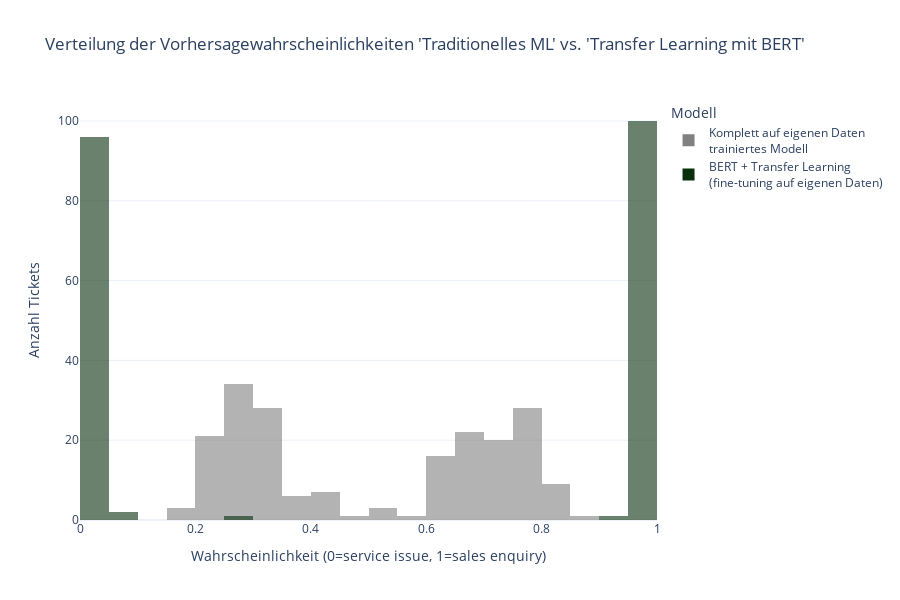

Notebook code cell kept with this figure:
### Markdown cell above
# Visualisierung der Wahrscheinlichkeiten in der Prognose
Das Fine-tuned Modell ist "sich viel sicherer"!

### Code cell
df_long = pd.DataFrame({
    "Komplett auf eigenen Daten<br>trainiertes Modell": df["baseline_prob_sales_enquiry"],
    "BERT + Transfer Learning<br>(fine-tuning auf eigenen Daten)": df["bert_prob_sales_enquiry"]
}).melt(var_name="Modell", value_name="Wahrscheinlichkeit")

fig = px.histogram(
    df_long,
    x="Wahrscheinlichkeit",
    color="Modell",
    nbins=20,
    opacity=0.6,
    barmode="overlay",
    title="Verteilung der Vorhersagewahrscheinlichkeiten 'Traditionelles ML' vs. 'Transfer Learning mit BERT'",
    color_discrete_map={'Komplett auf eigenen Daten<br>trainiertes Modell':'grey', 
                        'BERT + Transfer Learning<br>(fine-tuning auf eigenen Daten)':'#08300d'},
    height=600
)

fig.update_layout(
    xaxis_title="Wahrscheinlichkeit (0=service issue, 1=sales enquiry)",
    yaxis_title="Anzahl Tickets",
    legend_title_text="Modell",
    template="plotly_white"
)

fig.show()

### Figure 1 — Plotly figure (JSON) as saved in the notebook; plotly's stock layout.template omitted (floating-point values rounded to 4 significant figures; data arrays with more than 128 entries replaced by an {"elided": "..."} marker saying what was removed)
{"data": [{"bingroup": "x", "hovertemplate": "Modell=Komplett auf eigenen Daten<br>trainiertes Modell<br>Wahrscheinlichkeit=%{x}<br>count=%{y}<extra></extra>", "legendgroup": "Komplett auf eigenen Daten<br>trainiertes Modell", "marker": {"color": "grey", "opacity": 0.6, "pattern": {"shape": ""}}, "name": "Komplett auf eigenen Daten<br>trainiertes Modell", "nbinsx": 20, "orientation": "v", "showlegend": true, "type": "histogram", "x": {"elided": "200 float values"}, "xaxis": "x", "yaxis": "y"}, {"bingroup": "x", "hovertemplate": "Modell=BERT + Transfer Learning<br>(fine-tuning auf eigenen Daten)<br>Wahrscheinlichkeit=%{x}<br>count=%{y}<extra></extra>", "legendgroup": "BERT + Transfer Learning<br>(fine-tuning auf eigenen Daten)", "marker": {"color": "#08300d", "opacity": 0.6, "pattern": {"shape": ""}}, "name": "BERT + Transfer Learning<br>(fine-tuning auf eigenen Daten)", "nbinsx": 20, "orientation": "v", "showlegend": true, "type": "histogram", "x": {"elided": "200 float values"}, "xaxis": "x", "yaxis": "y"}], "layout": {"barmode": "overlay", "height": 600, "legend": {"title": {"text": "Modell"}, "tracegroupgap": 0}, "title": {"text": "Verteilung der Vorhersagewahrscheinlichkeiten 'Traditionelles ML' vs. 'Transfer Learning mit BERT'"}, "xaxis": {"anchor": "y", "domain": [0, 1], "title": {"text": "Wahrscheinlichkeit (0=service issue, 1=sales enquiry)"}}, "yaxis": {"anchor": "x", "domain": [0, 1], "title": {"text": "Anzahl Tickets"}}}}
